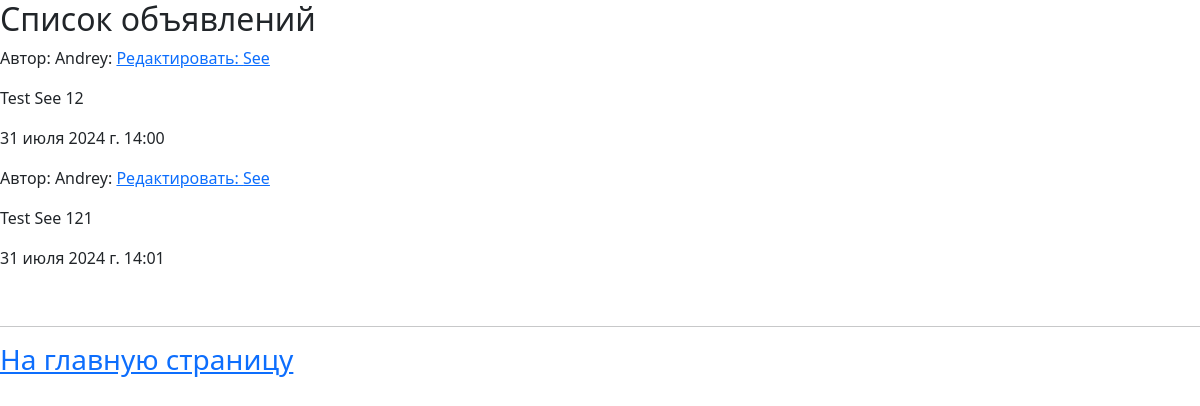
Page /board/post/ on the earlier database version.
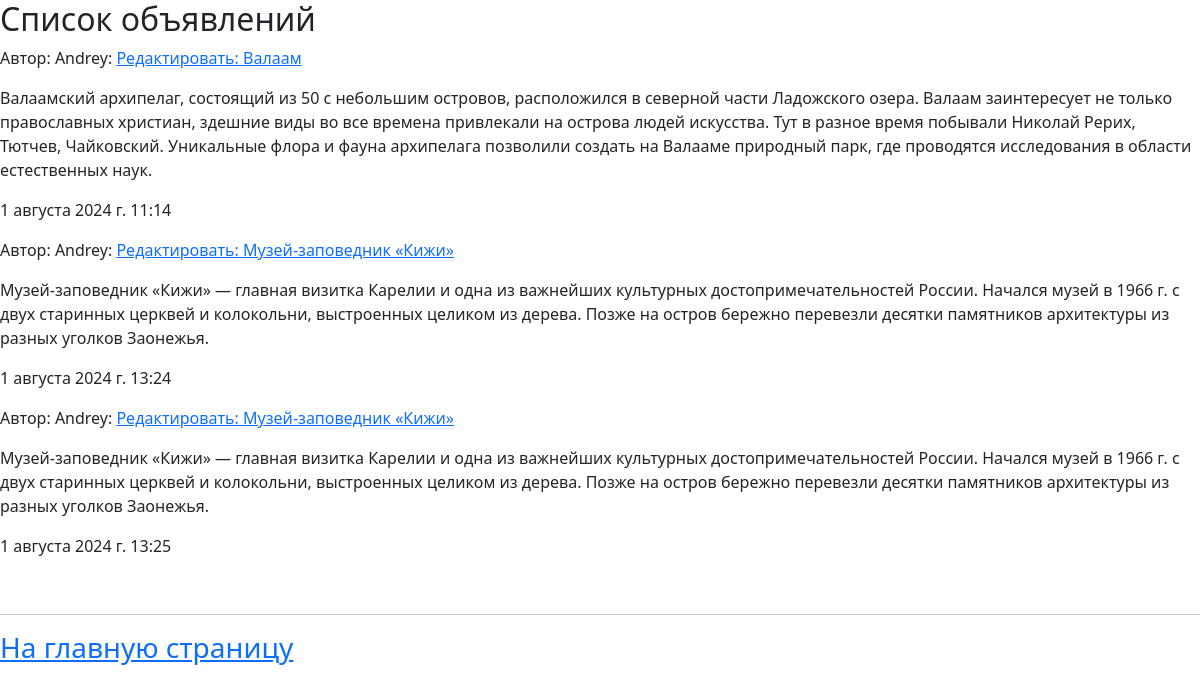
Same page on the later database version.
### board/models.py (models this page shows, shortened)
class Post(models.Model):
    author = models.CharField(max_length=50, verbose_name='Автор')
    title = models.CharField(max_length=200, verbose_name='Заголовок')
    text = models.TextField(max_length=500, verbose_name='Текст объявления')
    created_at = models.DateTimeField(default=timezone.now, verbose_name='Опубликовано',
                                      editable=False)  # Параметр 'editable' отключает возможность для редактирования
    url_adders = models.CharField(max_length=150, verbose_name='Ссылка на сайт')
    image = models.ImageField(upload_to='posts/', null=True, verbose_name='Изображение')
    class Meta:  # Настроечный класс
        verbose_name = 'Объявление'
        verbose_name_plural = 'Объявления'

### board/views.py (the view)
# urls.py: path('post/', post_list, name='post_list'),
def post_list(request):
    posts = Post.objects.all()
    context = {
        'title': 'Объявления',
        'posts': posts
    }
    return render(request, template_name='board/posts.html', context=context)

### board/templates/board/posts.html (shortened to what this page needs)
{% extends 'board/base.html' %}
{% block content %}
<link  href="https://cdn.jsdelivr.net/npm/bootstrap@5.3.3/dist/css/bootstrap.min.css" rel="stylesheet"
>
<h2>Список объявлений</h2>
{% for post in posts %}
<p>Автор: {{post.author}}: <a href="{% url 'board:post_detail' pk=post.id %}"> Редактировать: {{post.title}}</a></p>
<p>{{post.text}}</p>
<p>{{post.created_at}}</p>
{% endfor %}
<br>
<hr>
<a href="{% url 'board:index' %}"><h3>На главную страницу</h3></a>
{% endblock content %}

Differences in the rows shown:
removed Post: author "Andrey", title "See", text "Test See 12", created_at "31 июля 2024 г. 14:00"
removed Post: author "Andrey", title "See", text "Test See 121", created_at "31 июля 2024 г. 14:01"
added Post: author "Andrey", title "Валаам", text "Валаамский архипелаг, состоящий из 50 с небольшим островов, расположился в северной части Ладожского озера. Валаам заинтересует не только православных христиан, здешние виды во все времена привлекали на острова людей искусства. Тут в разное время побывали Николай Рерих, Тютчев, Чайковский. Уникальные флора и фауна архипелага позволили создать на Валааме природный парк, где проводятся исследования в области естественных наук.", created_at "1 августа 2024 г. 11:14"
added Post: author "Andrey", title "Музей-заповедник «Кижи»", text "Музей-заповедник «Кижи» — главная визитка Карелии и одна из важнейших культурных достопримечательностей России. Начался музей в 1966 г. с двух старинных церквей и колокольни, выстроенных целиком из дерева. Позже на остров бережно перевезли десятки памятников архитектуры из разных уголков Заонежья.", created_at "1 августа 2024 г. 13:24"
added Post: author "Andrey", title "Музей-заповедник «Кижи»", text "Музей-заповедник «Кижи» — главная визитка Карелии и одна из важнейших культурных достопримечательностей России. Начался музей в 1966 г. с двух старинных церквей и колокольни, выстроенных целиком из дерева. Позже на остров бережно перевезли десятки памятников архитектуры из разных уголков Заонежья.", created_at "1 августа 2024 г. 13:25"
